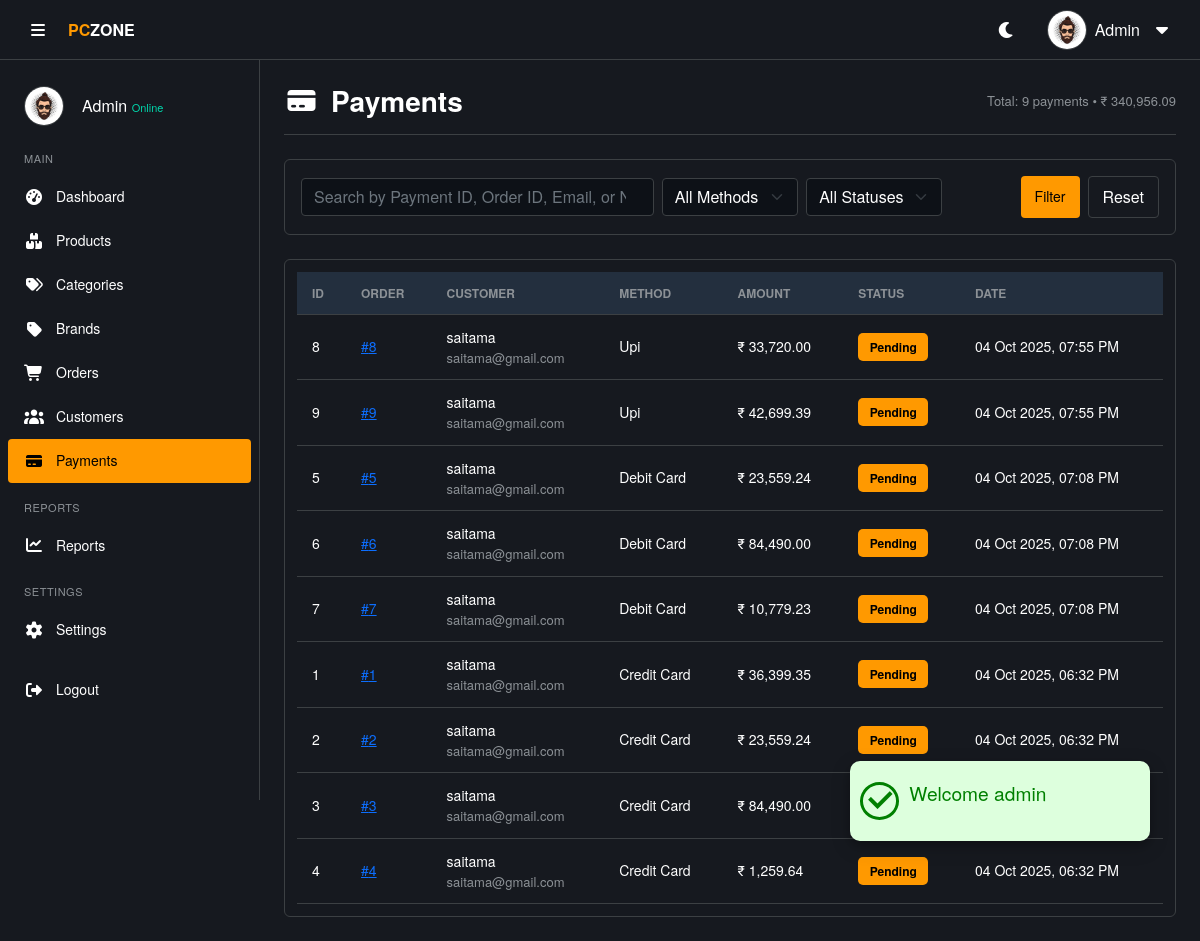
The page /admin/payment.php (signed in) on the database its author committed.
### tables this page shows
CREATE TABLE IF NOT EXISTS `payments` (
  `payment_id` int NOT NULL AUTO_INCREMENT,
  `order_id` int NOT NULL,
  `payment_method` enum('cash_on_delivery','credit_card','debit_card','upi') NOT NULL,
  `amount` decimal(10,2) NOT NULL,
  `currency` varchar(10) DEFAULT 'INR',
  `payment_status` enum('Pending','Paid','Failed','Refunded') DEFAULT 'Pending',
  `created_at` datetime DEFAULT CURRENT_TIMESTAMP,
  PRIMARY KEY (`payment_id`),
  KEY `order_id` (`order_id`)
);

CREATE TABLE IF NOT EXISTS `users` (
  `user_id` int NOT NULL AUTO_INCREMENT,
  `username` varchar(150) DEFAULT NULL,
  `email` varchar(100) NOT NULL,
  `password` varchar(255) NOT NULL,
  `date_of_birth` date DEFAULT NULL,
  `gender` enum('Male','Female','Other') DEFAULT NULL,
  `phone` varchar(20) DEFAULT NULL,
  `email_verified` tinyint(1) DEFAULT '0',
  `role` enum('admin','user') NOT NULL DEFAULT 'user',
  `status` enum('active','inactive') DEFAULT 'active',
  `last_login` datetime DEFAULT NULL,
  `created_at` timestamp NULL DEFAULT CURRENT_TIMESTAMP,
  `updated_at` timestamp NULL DEFAULT CURRENT_TIMESTAMP ON UPDATE CURRENT_TIMESTAMP,
  PRIMARY KEY (`user_id`),
  UNIQUE KEY `email` (`email`)
);

### includes/functions.php (called while the page is built, shortened)
<?php
function e($v)
{
  return htmlspecialchars($v ?? '');
}

### admin/payment.php (the view, shortened to what this page needs)
<?php
require('../includes/functions.php');
$q = trim($_GET['q'] ?? '');
$whereConditions = [];
$whereClause = !empty($whereConditions) ? 'WHERE ' . implode(' AND ', $whereConditions) : '';
$totalsQuery = "SELECT COUNT(p.payment_id) AS total_count, COALESCE(SUM(p.amount), 0) AS total_amount
                FROM payments p
                LEFT JOIN orders o ON p.order_id = o.order_id
                LEFT JOIN users u ON o.user_id = u.user_id
                $whereClause";
$totalsResult = $conn->query($totalsQuery);
if ($totalsResult) {
  $totals = $totalsResult->fetch_assoc();
  $total_count = (int)($totals['total_count'] ?? 0);
  $total_amount = (float)($totals['total_amount'] ?? 0);
} else {
  $total_count = 0;
  $total_amount = 0;
}
$sql = "SELECT p.*, u.username, u.email, o.user_id
        FROM payments p
        LEFT JOIN orders o ON p.order_id = o.order_id
        LEFT JOIN users u ON o.user_id = u.user_id
        $whereClause
        ORDER BY p.created_at DESC";
$result = $conn->query($sql);
$payments = [];
if ($result) {
  $payments = $result->fetch_all(MYSQLI_ASSOC);
}
?>
<!DOCTYPE html>
<html lang="en">
<head>
  <?php require('./includes/header-link.php') ?>
</head>
<body>
  <?php
  require('./includes/alert.php');
  include './includes/header.php';
  include './includes/sidebar.php';
  ?>
  <main class="main-content">
    <div class="page-header">
      <h3><i class="fas fa-credit-card"></i> Payments</h3>
      <div class="text-end text-small-muted">
        Total: <?= $total_count ?> payments • ₹ <?= number_format($total_amount, 2) ?>
      </div>
    </div>
    <div class="theme-card p-3 mb-4">
      <form method="get" class="row g-2 align-items-center">
        <div class="col-md-5 col-12">
          <input type="search" name="q" value="<?= e($q) ?>" class="form-control" placeholder="Search by Payment ID, Order ID, Email, or Name">
        </div>
        <div class="col-md-2 col-6">
          <select name="method" class="form-select">
            <option value="">All Methods</option>
          </select>
        </div>
        <div class="col-md-2 col-6">
          <select name="status" class="form-select">
            <option value="">All Statuses</option>
          </select>
        </div>
        <div class="col-md-3 col-12 d-flex justify-content-end">
          <button class="btn-add" type="submit">Filter</button>
          <a href="payment.php" class="btn-secondary ms-2">Reset</a>
        </div>
      </form>
    </div>
    <div class="table-container">
      <table class="data-table">
        <thead>
          <tr>
            <th>ID</th>
            <th>Order</th>
            <th>Customer</th>
            <th>Method</th>
            <th>Amount</th>
            <th>Status</th>
            <th>Date</th>
          </tr>
        </thead>
        <tbody>
          <?php if (empty($payments)): ?>
            <tr>
              <td colspan="7" class="text-center py-4">No payments found matching your criteria.</td>
            </tr>
          <?php else: ?>
            <?php foreach ($payments as $p): ?>
              <tr>
                <td><?= (int)$p['payment_id'] ?></td>
                <td>
                  <?php if ($p['order_id']): ?>
                    <a href="order_view.php?id=<?= (int)$p['order_id'] ?>">#<?= (int)$p['order_id'] ?></a>
                  <?php else: ?>
                    #<?= (int)$p['order_id'] ?>
                  <?php endif; ?>
                </td>
                <td>
                  <div><?= e($p['username'] ?? 'N/A') ?></div>
                  <div class="text-small-muted"><?= e($p['email'] ?? 'N/A') ?></div>
                </td>
                <td><?= e(ucwords(str_replace('_', ' ', $p['payment_method']))) ?></td>
                <td>₹ <?= number_format((float)$p['amount'], 2) ?></td>
                <td>
                  <span class="badge-status <?= strtolower(e($p['payment_status'])) ?>">
                    <?= e($p['payment_status']) ?>
                  </span>
                </td>
                <td><?= date('d M Y, h:i A', strtotime($p['created_at'])) ?></td>
              </tr>
            <?php endforeach; ?>
          <?php endif; ?>
        </tbody>
      </table>
    </div>
  </main>
</body>
</html>

### admin/assets/css/style.css (style rules this page uses)
* { margin: 0; padding: 0; box-sizing: border-box; }
body { font-family: "Amazon Ember", "Helvetica Neue", Roboto, Arial, sans-serif; font-size: 16px; line-height: 1.5; background-color: var(--bg-body); color: var(--text-color); transition: background-color 0.3s, color 0.3s; }
:root { --bg-body: #16191f; --bg-section: #16191f; --bg-card: #16191f; --bg-input: #0d1117; --text-color: #ffffff; --text-muted: #8c9196; --border-color: #3c4043; --primary: #ff9900; --primary-hover: #ffad33; --primary-text: #000000; --hover-bg: #2a3139; --table-header: #232f3e; --scroll-track: #16191f; --success: #00d4aa; --danger: #d13212; --warning: #ff9900; --success-bg: rgba(0, 212, 170, 0.1); --danger-bg: rgba(209, 50, 18, 0.1); --warning-bg: rgba(255, 153, 0, 0.1); --transition: all 0.3s ease; }
.main-content { margin-left: 260px; padding: 24px; padding-top: 84px; transition: margin-left 0.3s, width 0.3s; background-color: var(--bg-body); min-height: 100vh; }
.page-header { display: flex; justify-content: space-between; align-items: center; margin-bottom: 24px; padding-bottom: 16px; border-bottom: 1px solid var(--border-color); }
.page-header h2, .page-header h3 { font-size: 1.75rem; font-weight: 600; margin: 0; color: var(--text-color); display: flex; align-items: center; gap: 12px; }
.table-container { width: 100%; max-width: 100%; background-color: var(--bg-section); border: 1px solid var(--border-color); border-radius: 6px; overflow-x: auto; padding: 12px; }
.data-table, .product-table { width: 100%; border-collapse: collapse; font-size: 14px; color: var(--text-color); }
.data-table { width: 100%; border-collapse: collapse; font-size: 14px; }
.data-table th, .data-table td { padding: 12px 15px; text-align: left; border-bottom: 1px solid var(--border-color); color: var(--text-color); vertical-align: middle; }
.data-table th { background-color: var(--table-header); color: var(--text-muted); font-weight: 600; font-size: 12px; text-transform: uppercase; }
.search-input, .status-select, .form-control, .form-select { background-color: var(--bg-input); color: var(--text-color); border: 1px solid var(--border-color); border-radius: 4px; padding: 6px 12px; transition: var(--transition); }
.btn-add, .btn-success { background-color: var(--primary); color: var(--primary-text); border: none; border-radius: 4px; padding: 8px 14px; font-weight: 500; font-size: 14px; text-decoration: none; display: inline-flex; align-items: center; gap: 8px; cursor: pointer; }
.btn-secondary { background: transparent; color: var(--text-color); border: 1px solid var(--border-color); padding: 8px 14px; border-radius: 4px; text-decoration: none; }
.badge-status { padding: 5px 10px; border-radius: 5px; font-size: 12px; font-weight: 600; text-align: center; display: inline-block; min-width: 70px; }
.badge-status.pending, .badge-status.shipped, .badge-status.processing { background-color: var(--warning); color: var(--primary-text); }
.theme-card { background-color: var(--bg-card); border: 1px solid var(--border-color); color: var(--text-color); border-radius: 6px; box-shadow: none; }
.text-small-muted { color: var(--text-muted); font-size: 13px; }
.popup > .icon > i { font-size: 2rem; border-radius: 50%; margin: 0 10px; font-weight: 700; }
.popup-success > .icon > i { background-color: #ddffdd; color: green; border: 3px solid green; border-radius: 50%; }

### rows shown on the page
payments: payment_id "8", order "8", users.username "saitama", users.email "saitama@gmail.com", payment_method "Upi", amount "33,720.00", payment_status "Pending", created_at "04 Oct 2025, 07:55 PM"
payments: payment_id "9", order "9", users.username "saitama", users.email "saitama@gmail.com", payment_method "Upi", amount "42,699.39", payment_status "Pending", created_at "04 Oct 2025, 07:55 PM"
payments: payment_id "5", order "5", users.username "saitama", users.email "saitama@gmail.com", payment_method "Debit Card", amount "23,559.24", payment_status "Pending", created_at "04 Oct 2025, 07:08 PM"
payments: payment_id "6", order "6", users.username "saitama", users.email "saitama@gmail.com", payment_method "Debit Card", amount "84,490.00", payment_status "Pending", created_at "04 Oct 2025, 07:08 PM"
payments: payment_id "7", order "7", users.username "saitama", users.email "saitama@gmail.com", payment_method "Debit Card", amount "10,779.23", payment_status "Pending", created_at "04 Oct 2025, 07:08 PM"
payments: payment_id "1", order "1", users.username "saitama", users.email "saitama@gmail.com", payment_method "Credit Card", amount "36,399.35", payment_status "Pending", created_at "04 Oct 2025, 06:32 PM"
payments: payment_id "2", order "2", users.username "saitama", users.email "saitama@gmail.com", payment_method "Credit Card", amount "23,559.24", payment_status "Pending", created_at "04 Oct 2025, 06:32 PM"
payments: payment_id "3", order "3", users.username "saitama", users.email "saitama@gmail.com", payment_method "Credit Card", amount "84,490.00"
payments: payment_id "4", order "4", users.username "saitama", users.email "saitama@gmail.com", payment_method "Credit Card", amount "1,259.64", payment_status "Pending", created_at "04 Oct 2025, 06:32 PM"

### other values the page prints
$_SESSION['message']['title'] "Welcome admin"
$userName "Admin"
$_SESSION['full_name'] "Admin"
$total_count "9"
$total_amount "340,956.09"
